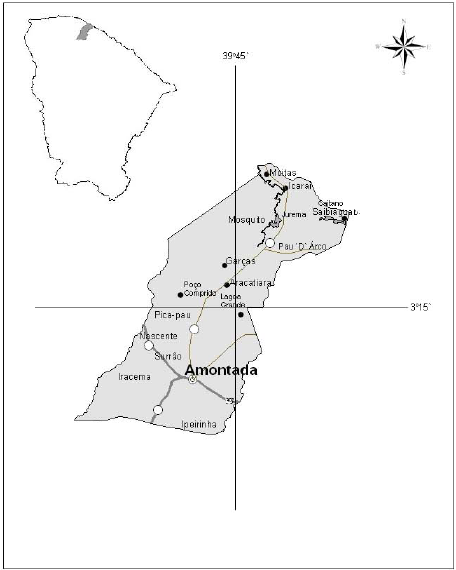
#> input picture AMONTADA_VINHETA/assets/referencia/mapa-amontada-enviado.png, 456 x 570 px
$ python extrair_mapa.py
#> lines starting #> are read from the running program, lines starting #| are printed output that depends on the picture; after the words box and inside, x2 and y2 are one past the last pixel; in counts of white or black regions, pixels touching at a corner belong together
#!/usr/bin/env python3
"""
Extrai só o contorno do município de Amontada do mapa enviado
(assets/referencia/mapa-amontada-enviado.png) e grava src/config/mapaAmontada.ts.

Passos:
  1. máscara do cinza de preenchimento do município (o branco do papel e o preto de textos,
     estradas e linhas de coordenada ficam de fora);
  2. fechamento morfológico + preenchimento de buracos: os nomes de localidades, rodovias e a
     cruz das coordenadas que cortam o polígono somem; a borda escura do município entra;
  3. maior região conectada (descarta o mapinha do Ceará no canto);
  4. suavização leve e contorno subpixel (nível 0,5);
  5. simplificação Ramer–Douglas–Peucker e normalização para caixa de 1000 de largura.
Nenhum nome, estrada ou marcador é levado para a vinheta: só a silhueta.
"""
import json
from pathlib import Path

import contourpy
import numpy as np
from PIL import Image
from scipy import ndimage

ROOT = Path(__file__).resolve().parent.parent
SRC = ROOT / "assets/referencia/mapa-amontada-enviado.png"
OUT = ROOT / "src/config/mapaAmontada.ts"

g = np.array(Image.open(SRC).convert("L")).astype(float)
cinza = (g >= 195) & (g <= 245)
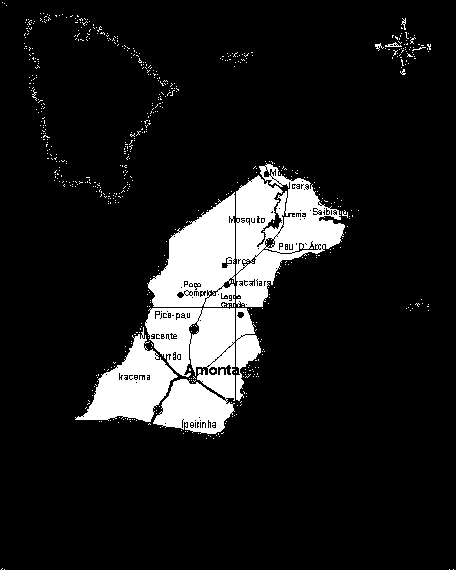
#> cinza: shape (570, 456) bool; 11.1% white; 652 white regions (643 under 20 px), largest, box (x1, y1, x2, y2) and area: (236, 163, 345, 307) 7962, (145, 308, 235, 434) 7953, (147, 192, 235, 307) 6221
# a borda do município é um traço escuro colado ao cinza: entra pelo fechamento
regiao = ndimage.binary_closing(cinza | ((g < 160) & ndimage.binary_dilation(cinza, iterations=2)), iterations=3)
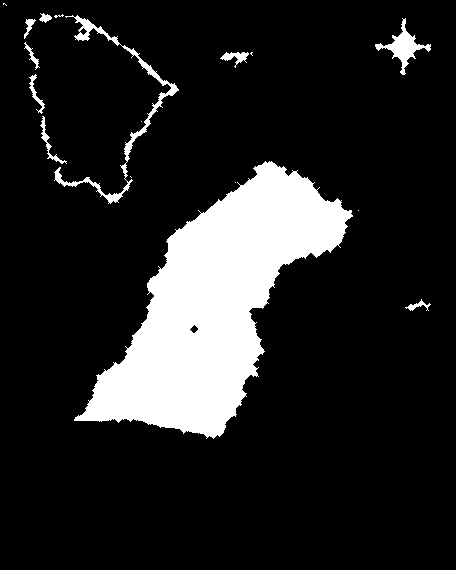
#> regiao: shape (570, 456) bool; 14.2% white; 17 white regions (7 under 20 px), largest, box (x1, y1, x2, y2) and area: (74, 161, 353, 439) 33545, (54, 15, 179, 204) 1629, (375, 18, 431, 75) 818
regiao = ndimage.binary_fill_holes(regiao)
#> regiao: shape (570, 456) bool; 14.2% white; 17 white regions (7 under 20 px), largest, box (x1, y1, x2, y2) and area: (74, 161, 353, 439) 33581, (54, 15, 179, 204) 1654, (375, 18, 431, 75) 818
regiao = ndimage.binary_opening(regiao, iterations=2)  # remove pontas de linhas que vazam para fora
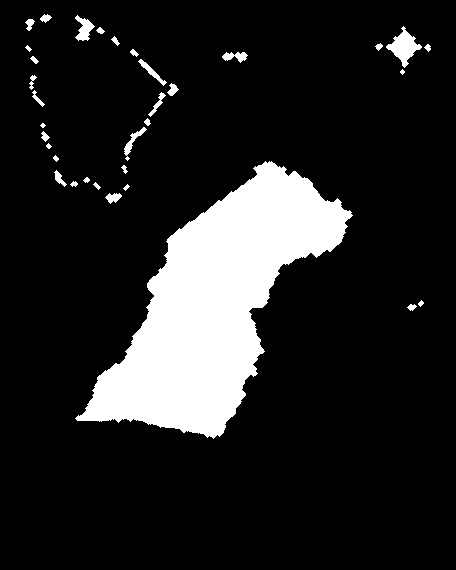
#> regiao: shape (570, 456) bool; 13.9% white; 34 white regions (2 under 20 px), largest, box (x1, y1, x2, y2) and area: (75, 161, 353, 439) 33485, (386, 26, 422, 68) 636, (75, 15, 95, 41) 271
rot, n = ndimage.label(regiao)
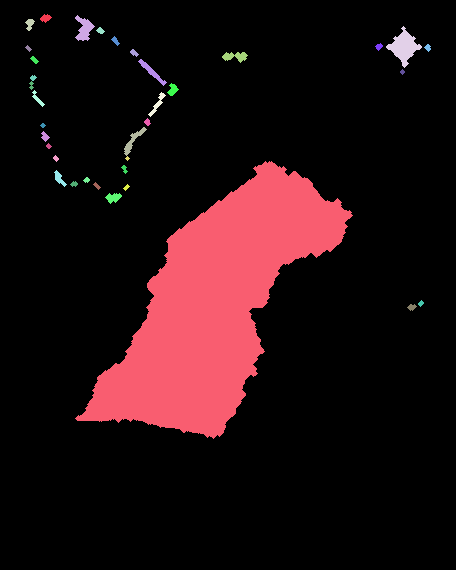
#> rot: shape (570, 456) int32; 37 distinct labels, from 0 to 36; one colour per label, 0 black
#> n = 36
tamanhos = ndimage.sum(regiao, rot, range(1, n + 1))
#> tamanhos = 36 values, max 33485 at index 26, min 13 at index 25, mean 1004.5
municipio = rot == (1 + int(np.argmax(tamanhos)))
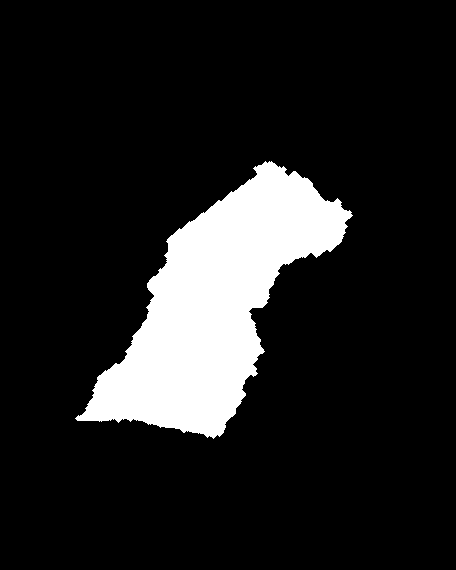
#> municipio: shape (570, 456) bool; 12.9% white; 1 white region, box (x1, y1, x2, y2) and area: (75, 161, 353, 439) 33485
suave = ndimage.gaussian_filter(municipio.astype(float), 1.1)

linhas = contourpy.contour_generator(z=np.pad(suave, 2)).lines(0.5)
#> linhas = 1 point arrays, longest 1233 points
poly = max(linhas, key=len) - 2  # (x, y) em pixels da imagem
#> poly = 1233 pairs, first value 75.3 to 351.7, second value 161 to 437.7
#> `i0 = int(np.argmin(poly[:, 1]))`: i0 = 7


def rdp(p: np.ndarray, eps: float) -> np.ndarray:
#> called with p = array of shape (1233, 2), eps = 0.35
    if len(p) < 3:
        return p
    a, b = p[0], p[-1]
#> a = [270, 161]; b = [270, 161]
    ab = b - a
#> ab = [0, 0]
    nrm = float(np.hypot(*ab))
#> nrm = 0
    v = p - a
#> v = 1233 pairs, first value -194.7 to 81.71, second value 0 to 276.7
    # distância ao segmento a–b (no laço fechado a == b: distância ao ponto a)
    d = np.abs(ab[0] * v[:, 1] - ab[1] * v[:, 0]) / nrm if nrm > 1e-9 else np.hypot(v[:, 0], v[:, 1])
#> d = 1233 values, max 323.1 at index 742, min 0 at index 0, mean 166.4
    i = int(np.argmax(d))
#> i = 742
    if d[i] > eps:
        return np.vstack([rdp(p[: i + 1], eps)[:-1], rdp(p[i:], eps)])
#> in rdp (call 7), `v = p - a`: v = 20 rows, first 8: [0, 0], [1, 0.107], [2, 0.539], [2.64, 0.961], [3, 1.19], [4, 1.74], [4.31, 1.96], [5, 2.5]
#> in rdp (call 8), `v = p - a`: v = 13 rows, first 8: [0, 0], [1, 0.107], [2, 0.539], [2.64, 0.961], [3, 1.19], [4, 1.74], [4.31, 1.96], [5, 2.5]
#> in rdp (call 16), `v = p - a`: v = 14 rows, first 8: [0, 0], [0.426, 0.359], [1, 0.933], [1.36, 1.36], [1.7, 2.36], [1.42, 3.36], [1, 4.23], [0.939, 4.36]
#> in rdp (call 27), `v = p - a`: v = 22 rows, first 8: [0, 0], [1, 0.213], [1.22, 0.352], [2, 0.899], [2.49, 1.35], [3, 1.85], [3.5, 2.35], [4, 2.85]
#> in rdp (call 28), `v = p - a`: v = 16 rows, first 8: [0, 0], [1, 0.213], [1.22, 0.352], [2, 0.899], [2.49, 1.35], [3, 1.85], [3.5, 2.35], [4, 2.85]
#> in rdp (call 30), `v = p - a`: v = 13 rows, first 8: [0, 0], [0.487, 0.453], [1, 0.955], [1.5, 1.45], [2, 1.95], [2.5, 2.45], [3, 2.95], [3.5, 3.45]
#> in rdp (call 37), `v = p - a`: v = 24 rows, first 8: [0, 0], [0.454, 0.488], [0.955, 1], [1.45, 1.5], [1.95, 2], [2.45, 2.51], [2.91, 3], [3.45, 3.69]
#> in rdp (call 38), `v = p - a`: v = 17 rows, first 8: [0, 0], [0.454, 0.488], [0.955, 1], [1.45, 1.5], [1.95, 2], [2.45, 2.51], [2.91, 3], [3.45, 3.69]
    return np.vstack([a, b])


# começa o traço no ponto mais ao norte (a ponta do litoral) e segue o contorno
i0 = int(np.argmin(poly[:, 1]))
poly = np.vstack([poly[i0:], poly[1 : i0 + 1]])
simp = rdp(poly, 0.35)
#> simp = 212 pairs, first value 75.64 to 351.7, second value 161 to 437.7

x0, y0 = simp.min(axis=0)
#> x0 = 75.64; y0 = 161
x1, y1 = simp.max(axis=0)
#> x1 = 351.7; y1 = 437.7
esc = 1000 / (x1 - x0)
#> esc = 3.62
pts = (simp - [x0, y0]) * esc
#> pts = 212 pairs, first value 0 to 1000, second value 0 to 1002.2
largura, altura = 1000, round((y1 - y0) * esc, 1)
#> largura = 1000; altura = 1002.2
d = "M " + " L ".join(f"{x:.1f} {y:.1f}" for x, y in pts) + " Z"

OUT.write_text(
    "// Gerado por tools/extrair_mapa.py a partir de assets/referencia/mapa-amontada-enviado.png.\n"
    "// Só a silhueta do município de Amontada (CE): sem nomes, estradas ou marcadores.\n"
    f"export const MAPA = {json.dumps({'largura': largura, 'altura': altura, 'pontos': len(pts)})} as const;\n"
    f"export const MAPA_D = '{d}';\n"
)
# conferência visual: a silhueta sobre o mapa original
prev = Image.open(SRC).convert("RGB")
#> prev is the input picture: PIL image 456x570 RGB; mean R, G, B 246.5, 246.5, 246.5
arr = np.array(prev)
borda = municipio ^ ndimage.binary_erosion(municipio, iterations=2)
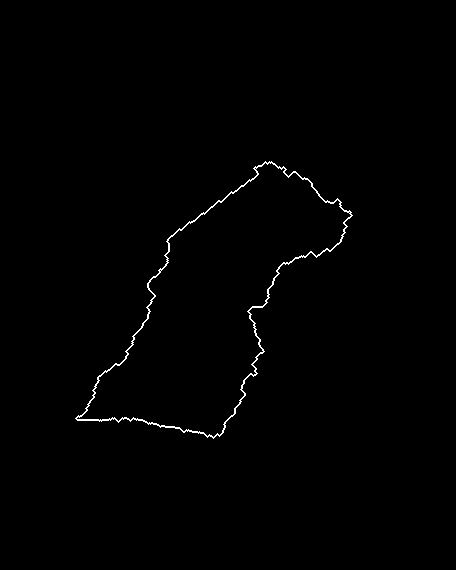
#> borda: shape (570, 456) bool; 0.64% white in thin lines or dots, all inside (x1, y1, x2, y2) = (75, 161, 353, 439)
arr[borda] = [227, 36, 59]
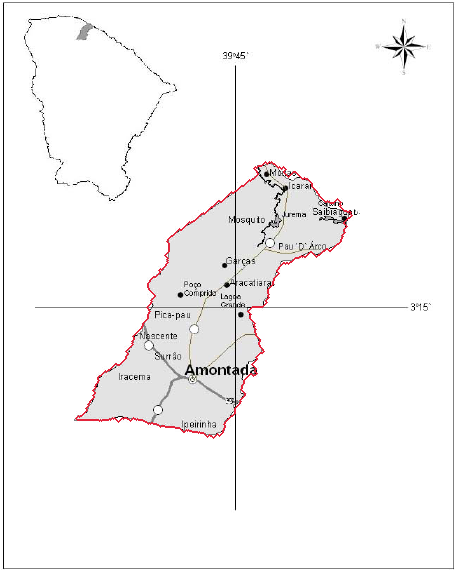
#> arr: shape (570, 456, 3); 0.64% of pixels changed, all inside (x1, y1, x2, y2) = (75, 161, 353, 439)
(ROOT / "qa").mkdir(exist_ok=True)
Image.fromarray(arr).save(ROOT / "qa/mapa-extracao.png")
print(f"{len(poly)} pontos → {len(pts)} após simplificação; caixa {largura} × {altura}")
#| 1233 pontos → 212 após simplificação; caixa 1000 × 1002.2
